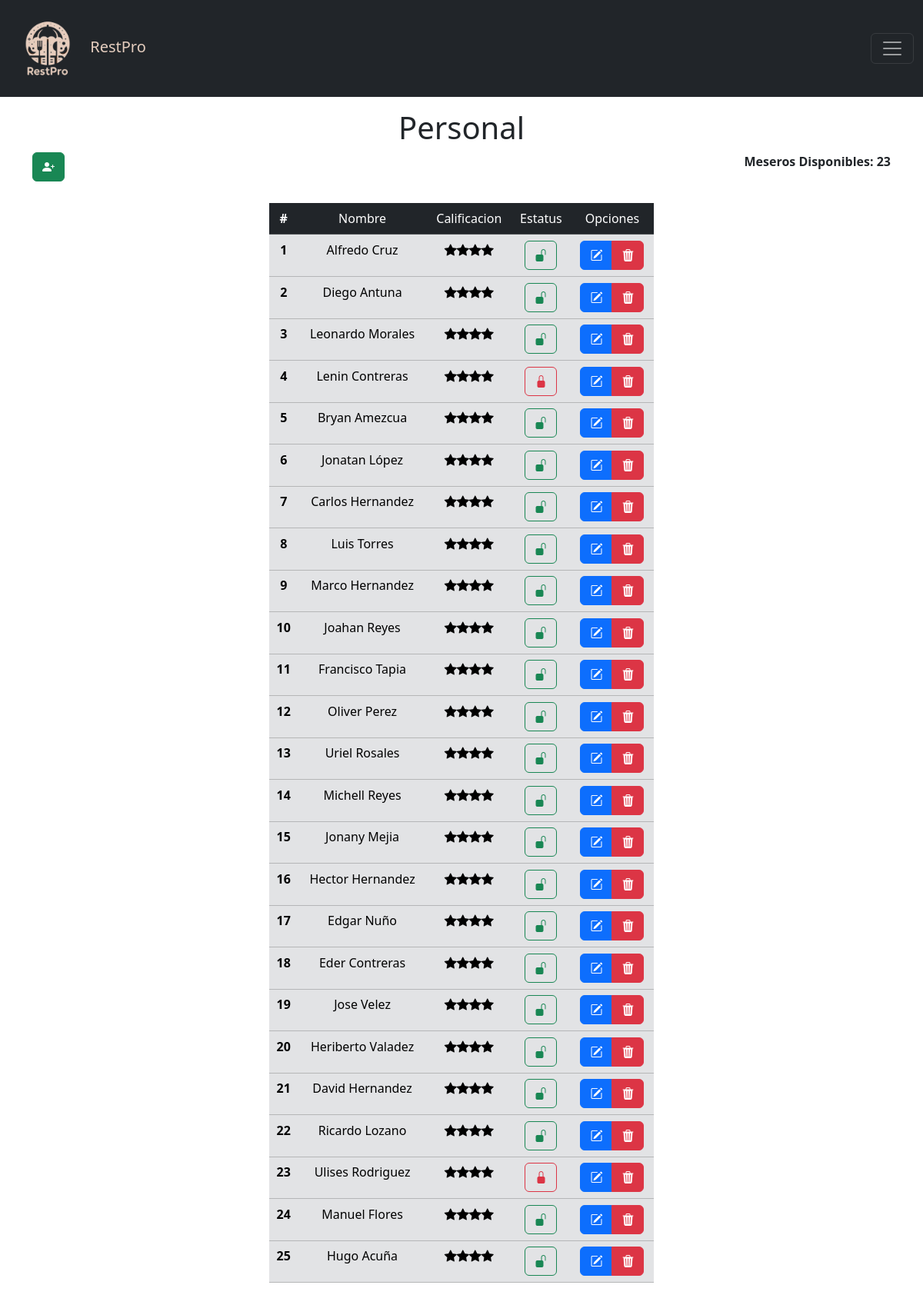
Page /vistas/personal/personal.php (signed in) on the committed database.
### tables this page shows
CREATE TABLE IF NOT EXISTS `personal` (
  `id` int NOT NULL AUTO_INCREMENT,
  `nombre` varchar(50) NOT NULL,
  `apellido` varchar(50) NOT NULL,
  `calificacion` int NOT NULL DEFAULT '4',
  `estado` int NOT NULL DEFAULT '1' COMMENT '0: inactivo, 1: activo',
  PRIMARY KEY (`id`)
);

### vistas/personal/personal.php (the view, shortened to what this page needs)
<?php
$ubicacion = "../../";
$titulo = "Personal";
include($ubicacion . "includes/header.php");
include($ubicacion . "config/conexion.php");
$result = $pdo->query("SELECT * FROM personal");
if ($result->rowCount() > 0) {
    $resultMeseros = $result->fetchAll(PDO::FETCH_OBJ);
    $ctn_meseros = 1;
}
$result = $pdo->query('SELECT COUNT(*) FROM personal WHERE estado = 1');
$n_meseros = $result->fetchColumn();
?>
<link rel="stylesheet" href="<?php echo $ubicacion; ?>/assets/tools/styles/estilos_vistas.css">
<div class="container mt-3">
    <h1 class="text-center"><?php echo $titulo; ?></h1>
    <div class="row">
        <div class="col">
            <button title="Agregar mesero" data-bs-toggle="modal" data-bs-target="#modalAgregar"
                class="btn btn-success mb-1"><i class="bi bi-person-plus-fill"></i>
            </button>
        </div>
        <div class="col" style="text-align: right;">
                <strong>Meseros Disponibles: <?php echo $n_meseros; ?></strong>
        </div>
    </div>
    <br>
    <div class="d-flex centrar">
        <?php if (isset($resultMeseros)): ?>
            <table class="table table-border table-dark" style="width: 500px;">
                <thead>
                    <tr>
                        <th>#</th>
                        <td>Nombre</td>
                        <td>Calificacion</td>
                        <td>Estatus</td>
                        <td>Opciones</td>
                    </tr>
                </thead>
                <tbody class="table-secondary">
                    <?php foreach ($resultMeseros as $mesero): ?>
                        <tr>
                            <th><?php echo $ctn_meseros; ?></th>
                            <td><?php echo $mesero->nombre . " " . $mesero->apellido; ?></td>
                            <td>
                                <?php for ($star = 0; $star < $mesero->calificacion; $star++):
                                    echo '<i class="bi bi-star-fill"></i>';
                                endfor ?>
                            </td>
                            <td>
                                <?php
                                if ($mesero->estado == 1) {
                                    $estiloButton = ' title="Presione para bloquear" class="btn btn-outline-success "';
                                    $icon = '<i class="bi bi-unlock-fill"></i>';
                                    $modal = 'data-bs-target="#modalBloquear"';
                                } else {
                                    $estiloButton = 'title="Presione para desbloquear" class="btn btn-outline-danger"';
                                    $icon = '<i class="bi bi-lock-fill"></i>';
                                    $modal = ' onclick="confirmarDesbloqueo(' . $mesero->id . ')" ';
                                }
                                ?>
                                <button <?php echo $estiloButton; ?> data-bs-toggle="modal" <?php echo $modal; ?> href=""
                                    data-id="<?php echo $mesero->id; ?>" data-name="<?php echo $mesero->nombre; ?>"
                                    data-estado="<?php echo $mesero->estado; ?>"><?php echo $icon; ?></button>
                            </td>
                            <td>
                                <div class="btn-group" role="group" aria-label="Basic mixed styles example">
                                    <button title="Editar" class="btn btn-primary" data-bs-toggle="modal"
                                        data-bs-target="#modalEditar" type="button" data-id="<?php echo $mesero->id; ?>"
                                        data-name="<?php echo $mesero->nombre; ?>"
                                        data-apellido="<?php echo $mesero->apellido; ?>"><i class="bi bi-pencil-square"></i>
                                    </button>
                                    <button title="Eliminar" type="button" class="btn btn-danger"
                                        onclick="confirmarEliminacion(<?php echo $mesero->id; ?>)">
                                        <i class="bi bi-trash3-fill"></i>
                                    </button>
                                </div>
                            </td>
                        <tr>
                            <?php $ctn_meseros += 1; endforeach ?>
                </tbody>
            </table>
        <?php endif ?>
    </div>
</div>

### includes/header.php (shortened to what this page needs)
<!doctype html>
<html lang="es">
<head>
    <link href="https://cdn.jsdelivr.net/npm/bootstrap@5.3.3/dist/css/bootstrap.min.css" rel="stylesheet">
    <link href="https://getbootstrap.com/docs/5.3/assets/css/docs.css" rel="stylesheet">
    <link href="<?php echo $ubicacion; ?>assets/tools/styles.css" rel="stylesheet">
    <link rel="stylesheet" href="https://cdn.jsdelivr.net/npm/bootstrap-icons@1.11.3/font/bootstrap-icons.min.css">
</head>
<body>
    <?php
    include_once $ubicacion."includes/navbar.php";
    ?>

### includes/navbar.php (shortened to what this page needs)
<nav class="navbar navbar-dark bg-dark">
    <div class="container-fluid">
        <a class="navbar-brand color-text-navbar" href="<?php echo $ubicacion; ?>index.php">
            <img src="<?php echo $ubicacion; ?>assets/imagenes/logo-white.png" width="100" height="100" alt="...">
            RestPro
        </a>
        <button class="navbar-toggler" type="button" data-bs-toggle="offcanvas" data-bs-target="#offcanvasNavbar"
            aria-controls="offcanvasNavbar" aria-label="Toggle navigation">
            <span class="navbar-toggler-icon"></span>
        </button>
</nav>

### assets/tools/styles.css (style rules this page uses)
.row { display: flex; row-gap: 48px; }
.color-text-navbar { color: #e4cdbe; }
.centrar { text-align: center; justify-content: center; align-items: center; }
.container { margin-top: 50px; }
.btn { cursor: pointer; }

### assets/tools/styles/estilos_vistas.css (style rules this page uses)
.table { table-layout: auto; width: auto; }

### rows in the picture
personal: nombre "Alfredo", apellido "Cruz", calificacion 4 (drawn), estado 1 (drawn)
personal: nombre "Diego", apellido "Antuna", calificacion 4 (drawn), estado 1 (drawn)
personal: nombre "Leonardo", apellido "Morales", calificacion 4 (drawn), estado 1 (drawn)
personal: nombre "Lenin", apellido "Contreras", calificacion 4 (drawn), estado 0 (drawn)
personal: nombre "Bryan", apellido "Amezcua", calificacion 4 (drawn), estado 1 (drawn)
personal: nombre "Jonatan", apellido "López", calificacion 4 (drawn), estado 1 (drawn)
personal: nombre "Carlos", apellido "Hernandez", calificacion 4 (drawn), estado 1 (drawn)
personal: nombre "Luis", apellido "Torres", calificacion 4 (drawn), estado 1 (drawn)
personal: nombre "Marco", apellido "Hernandez", calificacion 4 (drawn), estado 1 (drawn)
personal: nombre "Joahan", apellido "Reyes", calificacion 4 (drawn), estado 1 (drawn)
personal: nombre "Francisco", apellido "Tapia", calificacion 4 (drawn), estado 1 (drawn)
personal: nombre "Oliver", apellido "Perez", calificacion 4 (drawn), estado 1 (drawn)
personal: nombre "Uriel", apellido "Rosales", calificacion 4 (drawn), estado 1 (drawn)
personal: nombre "Michell", apellido "Reyes", calificacion 4 (drawn), estado 1 (drawn)
personal: nombre "Jonany", apellido "Mejia", calificacion 4 (drawn), estado 1 (drawn)
personal: nombre "Hector", apellido "Hernandez", calificacion 4 (drawn), estado 1 (drawn)
personal: nombre "Edgar", apellido "Nuño", calificacion 4 (drawn), estado 1 (drawn)
personal: nombre "Eder", apellido "Contreras", calificacion 4 (drawn), estado 1 (drawn)
personal: nombre "Jose", apellido "Velez", calificacion 4 (drawn), estado 1 (drawn)
personal: nombre "Heriberto", apellido "Valadez", calificacion 4 (drawn), estado 1 (drawn)
personal: nombre "David", apellido "Hernandez", calificacion 4 (drawn), estado 1 (drawn)
personal: nombre "Ricardo", apellido "Lozano", calificacion 4 (drawn), estado 1 (drawn)
personal: nombre "Ulises", apellido "Rodriguez", calificacion 4 (drawn), estado 0 (drawn)
personal: nombre "Manuel", apellido "Flores", calificacion 4 (drawn), estado 1 (drawn)
personal: nombre "Hugo", apellido "Acuña", calificacion 4 (drawn), estado 1 (drawn)

### other values in the picture
$titulo "Personal"
$n_meseros "23"
